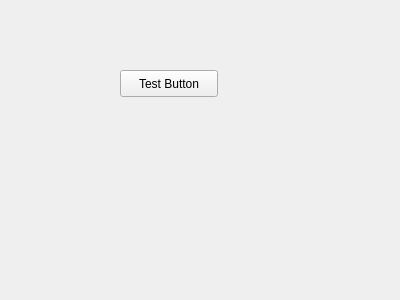
<?xml version="1.0" encoding="UTF-8"?>
<ui version="4.0">
	<class>Form</class>
	<widget class="QWidget" name="Form">
		<property name="geometry">
			<rect>
				<x>0</x>
				<y>0</y>
				<width>400</width>
				<height>300</height>
			</rect>
		</property>
		<property name="windowTitle">
			<string>Form</string>
		</property>
		<widget class="QPushButton" name="testButton">
			<property name="geometry">
				<rect>
					<x>120</x>
					<y>70</y>
					<width>98</width>
					<height>27</height>
				</rect>
			</property>
			<property name="text">
				<string>Test Button</string>
			</property>
		</widget>
	</widget>
	<resources/>
	<connections/>
</ui>
